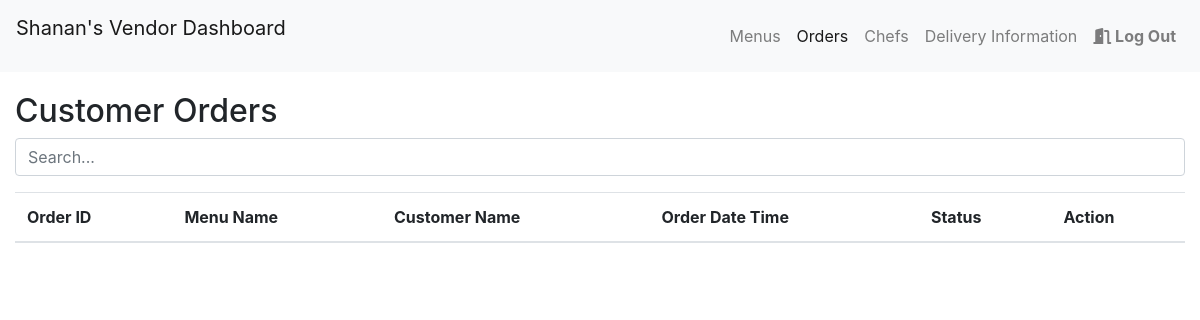
The app's page /customer_order.php (signed in), older data.
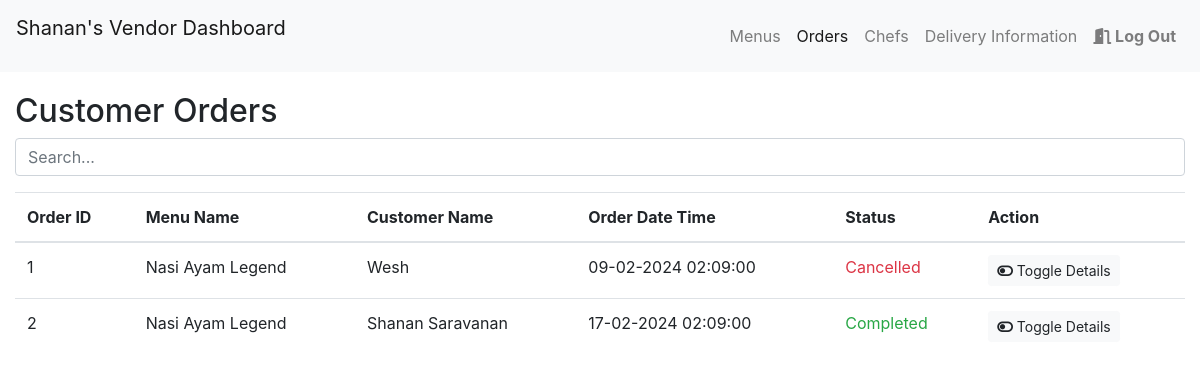
The same page, newer data.
### tables this page shows
CREATE TABLE `customerorder` (
  `id` int(11) NOT NULL,
  `Customer_ID` int(100) NOT NULL,
  `menu_id` int(11) NOT NULL,
  `Order_Date` datetime NOT NULL,
  `Status` varchar(255) NOT NULL,
  `Chef_ID` int(11) DEFAULT NULL
);

CREATE TABLE `menu` (
  `id` int(11) NOT NULL,
  `vendor_id` int(100) NOT NULL,
  `Item_Name` varchar(255) NOT NULL,
  `Item_Description` varchar(255) NOT NULL,
  `Price` float(5,2) NOT NULL,
  `menu_img` varchar(200) NOT NULL
);

CREATE TABLE `customer` (
  `id` int(100) NOT NULL,
  `Cust_Name` varchar(255) NOT NULL,
  `email` varchar(100) NOT NULL,
  `password` varchar(255) NOT NULL,
  `Cust_contact` varchar(255) NOT NULL
);

### customer_order.php (the view, shortened to what this page needs)
<?php
include 'connection.php';
$vendor_id = $_SESSION['vendor_id'];
$orderQuery = $conn->query("
    SELECT co.id AS order_id, co.Order_Date, co.Status,
           c.id AS customer_id, c.Cust_Name, c.Cust_Contact,c.email AS Customer_Email,
           ch.id AS chef_id, ch.Chef_Name, ch.email AS Chef_Email,
           m.Item_Name
    FROM customerorder co
    JOIN customer c ON co.Customer_ID = c.id
    JOIN chef ch ON co.Chef_ID = ch.id
    JOIN menu m ON co.menu_id = m.id
    WHERE m.vendor_id = $vendor_id
");
$orders = $orderQuery->fetch_all(MYSQLI_ASSOC);
?>
<!DOCTYPE html>
<html lang="en">
<head>
    <link rel="stylesheet" href="https://maxcdn.bootstrapcdn.com/bootstrap/4.5.2/css/bootstrap.min.css">
</head>
<body>
<?php include 'vendornav.php'; ?>
    <div class="container-fluid mt-4">
        <br>
        <br>
        <div class="form-group">
            <h2 class="titles">Customer Orders</h2>
            <input type="text" class="form-control" id="searchInput" placeholder="Search...">
        </div>
        <div class="row">
            <div class="col-md-12">
                <table class="table">
                    <thead>
                        <tr>
                            <th>Order ID</th>
                            <th>Menu Name</th>
                            <th>Customer Name</th>
                            <th>Order Date Time</th>
                            <th>Status</th>
                            <th>Action</th>
                        </tr>
                    </thead>
                    <tbody id="orderTableBody">
                    <?php foreach ($orders as $order) : ?>
    <tr class="info-row">
        <td><?php echo $order['order_id']; ?></td>
        <td><?php echo $order['Item_Name']; ?></td>
        <td><?php echo $order['Cust_Name']; ?></td>
        <td><?php echo date('d-m-Y H:i:s', strtotime($order['Order_Date'])); ?></td>
        <td class="<?php echo getStatusClass($order['Status']); ?>"><?php echo $order['Status']; ?></td>
        <td>
            <button class="btn btn-light btn-sm show-details-btn" data-order-id="<?php echo $order['order_id']; ?>">
                <i class="fa-solid fa-toggle-off"></i>
                <span class="button-text">Toggle Details</span>
            </button>
        </td>
    </tr>
<?php endforeach; ?>
<?php
function getStatusClass($status)
{
    switch ($status) {
        case 'Completed':
            return 'text-success';
        case 'Cancelled':
            return 'text-danger';
    }
}
?>
                    </tbody>
                </table>
            </div>
        </div>
    </div>
</body>
</html>

Row changes from the older to the newer data that the page shows:
added customerorder: id "1", menu.Item_Name "Nasi Ayam Legend", Customer_ID.Cust_Name "Wesh", Order_Date "09-02-2024 02:09:00", Status "Cancelled"
added customerorder: id "2", menu.Item_Name "Nasi Ayam Legend", Customer_ID.Cust_Name "Shanan Saravanan", Order_Date "17-02-2024 02:09:00", Status "Completed"
